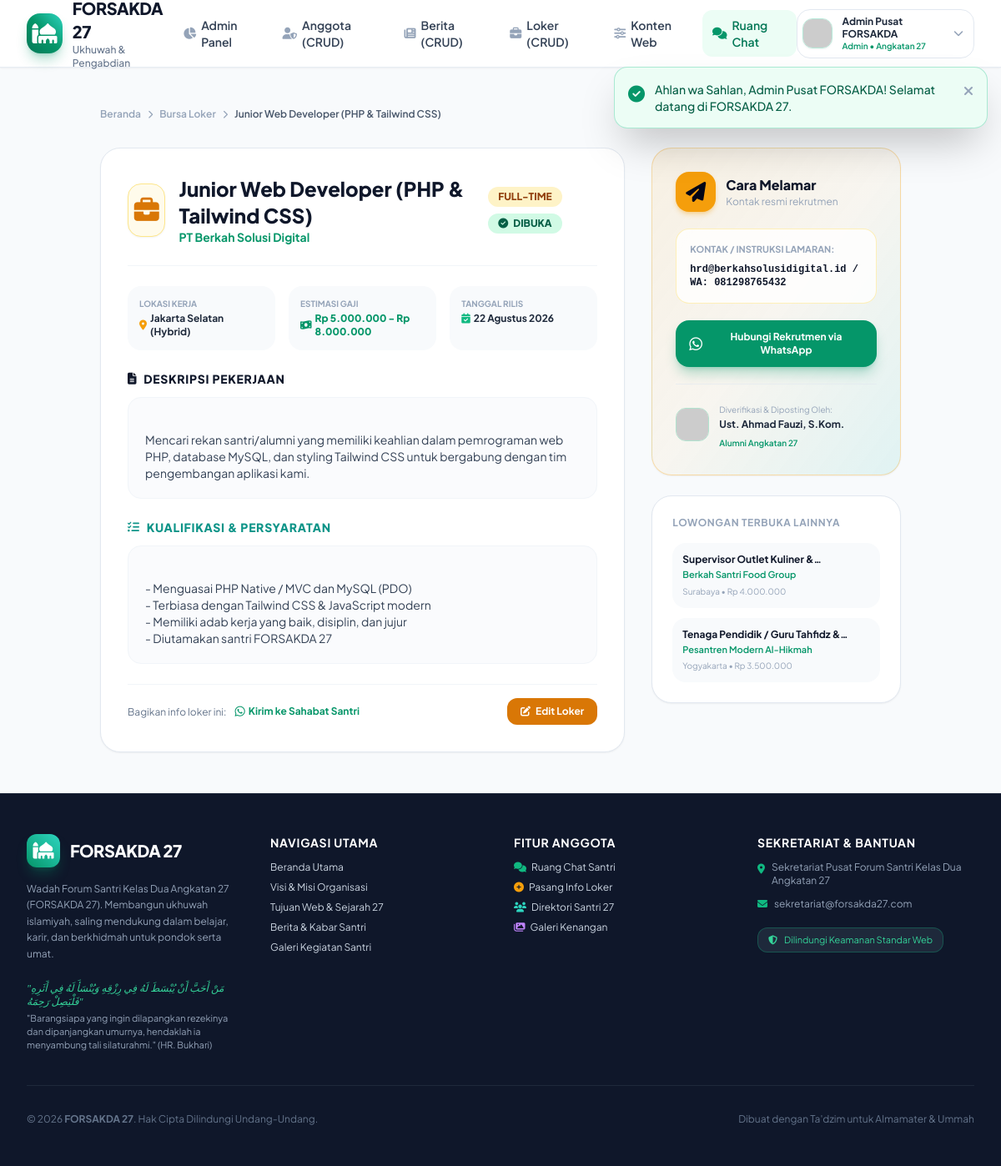
The page /views/public/loker-detail.php?id=1 (signed in) on the database its author committed.
### tables this page shows
CREATE TABLE IF NOT EXISTS `job_vacancies` (
  `id` INT AUTO_INCREMENT PRIMARY KEY,
  `user_id` INT NOT NULL,
  `posisi` VARCHAR(150) NOT NULL,
  `perusahaan` VARCHAR(150) NOT NULL,
  `lokasi` VARCHAR(100) NOT NULL,
  `tipe_pekerjaan` ENUM('Full-time', 'Part-time', 'Freelance', 'Internship/Magang', 'Remote') DEFAULT 'Full-time',
  `gaji_min` BIGINT NULL DEFAULT 0,
  `gaji_max` BIGINT NULL DEFAULT 0,
  `deskripsi` LONGTEXT NOT NULL,
  `kualifikasi` LONGTEXT NULL,
  `kontak_lamaran` VARCHAR(255) NOT NULL,
  `logo_perusahaan` VARCHAR(255) NULL,
  `status` ENUM('open', 'closed', 'pending') DEFAULT 'open',
  `created_at` DATETIME DEFAULT CURRENT_TIMESTAMP,
  `updated_at` DATETIME DEFAULT CURRENT_TIMESTAMP ON UPDATE CURRENT_TIMESTAMP,
  INDEX (`user_id`),
  INDEX (`status`),
  INDEX (`tipe_pekerjaan`)
);

CREATE TABLE IF NOT EXISTS `users` (
  `id` INT AUTO_INCREMENT PRIMARY KEY,
  `nama` VARCHAR(100) NOT NULL,
  `email` VARCHAR(100) NULL DEFAULT NULL,
  `password` VARCHAR(255) NOT NULL,
  `role` ENUM('admin', 'anggota', 'publik') DEFAULT 'anggota',
  `status` ENUM('active', 'pending', 'suspended') DEFAULT 'active',
  `angkatan` VARCHAR(20) DEFAULT '27',
  `no_hp` VARCHAR(30) NULL,
  `domisili` VARCHAR(100) NULL,
  `profesi` VARCHAR(100) NULL,
  `bio` TEXT NULL,
  `foto` VARCHAR(255) NULL,
  `created_at` DATETIME DEFAULT CURRENT_TIMESTAMP,
  `updated_at` DATETIME DEFAULT CURRENT_TIMESTAMP ON UPDATE CURRENT_TIMESTAMP,
  UNIQUE KEY `email_unique` (`email`),
  INDEX (`nama`),
  INDEX (`role`),
  INDEX (`status`)
);

### config/auth.php (called while the page is built, shortened)
<?php
require_once __DIR__ . '/security.php';
function is_logged_in(): bool {
    return !empty($_SESSION['user_id']) && !empty($_SESSION['user_role']);
}
function has_role($roles): bool {
    if (is_string($roles)) {
        $roles = [$roles];
    }
    $userRole = $_SESSION['user_role'] ?? '';
    return in_array($userRole, $roles, true);
}

### config/security.php (called while the page is built, shortened)
<?php
function e(?string $data): string {
    return htmlspecialchars($data, ENT_QUOTES | ENT_SUBSTITUTE, 'UTF-8');
}
function format_date_id(string $datetime, bool $withTime = true): string {
    $timestamp = strtotime($datetime);
    $bulan = [
        1 => 'Januari', 'Februari', 'Maret', 'April', 'Mei', 'Juni',
        'Juli', 'Agustus', 'September', 'Oktober', 'November', 'Desember'
    ];
    $d = date('j', $timestamp);
    $m = $bulan[(int)date('n', $timestamp)];
    $y = date('Y', $timestamp);
    return "$d $m $y";
}
function format_rupiah($number): string {
    return 'Rp ' . number_format($number, 0, ',', '.');
}

### views/public/loker-detail.php (the view, shortened to what this page needs)
<?php
require_once __DIR__ . '/../../config/security.php';
require_once __DIR__ . '/../../config/auth.php';
$pdo = Database::getConnection();
$id = (int)($_GET['id'] ?? 0);
$stmt = $pdo->prepare("
    SELECT j.*, u.nama as pemosting_nama, u.foto as pemosting_foto, u.email as pemosting_email, u.angkatan as pemosting_angkatan
    FROM job_vacancies j
    JOIN users u ON j.user_id = u.id
    WHERE j.id = :id
    LIMIT 1
");
$stmt->execute([':id' => $id]);
$job = $stmt->fetch();
require_once __DIR__ . '/../../includes/header.php';
$otherJobsStmt = $pdo->prepare("SELECT * FROM job_vacancies WHERE id != :id AND status = 'open' ORDER BY created_at DESC LIMIT 3");
$otherJobsStmt->execute([':id' => $id]);
$otherJobs = $otherJobsStmt->fetchAll();
$rawContact = $job['kontak_lamaran'];
$waLink = '';
if (preg_match('/(08\d{8,12}|628\d{8,12})/', $rawContact, $matches)) {
    $waNum = $matches[0];
    if (strpos($waNum, '08') === 0) {
        $waNum = '62' . substr($waNum, 1);
    }
    $waMsg = urlencode("Assalamu’alaikum, saya tertarik melamar posisi " . $job['posisi'] . " di " . $job['perusahaan'] . " yang diinfokan melalui website FORSAKDA 27.");
    $waLink = "https://api.whatsapp.com/send?phone=" . $waNum . "&text=" . $waMsg;
}
?>
<main class="py-12 bg-slate-50 dark:bg-slate-950 flex-1">
    <div class="max-w-5xl mx-auto px-4 sm:px-6 lg:px-8 space-y-8">
        <div class="flex items-center gap-2 text-xs font-semibold text-slate-400">
            <a href="<?php echo BASE_URL; ?>/index.php" class="hover:text-amber-600">Beranda</a>
            <i class="fa-solid fa-chevron-right text-[10px]"></i>
            <a href="<?php echo is_logged_in() ? BASE_URL . '/views/member/loker.php' : BASE_URL . '/views/public/loker.php'; ?>" class="hover:text-amber-600">Bursa Loker</a>
            <i class="fa-solid fa-chevron-right text-[10px]"></i>
            <span class="text-slate-600 dark:text-slate-300 truncate max-w-xs"><?php echo e($job['posisi']); ?></span>
        </div>
        <div class="grid grid-cols-1 lg:grid-cols-12 gap-8 items-start">
            <div class="lg:col-span-8 space-y-6">
                <div class="bg-white dark:bg-slate-900 rounded-3xl p-6 sm:p-8 border border-slate-200 dark:border-slate-800 shadow-sm space-y-6">
                    <div class="flex flex-col sm:flex-row items-start sm:items-center justify-between gap-4 border-b border-slate-100 dark:border-slate-800 pb-6">
                        <div class="flex items-center gap-4">
                            <?php if (!empty($job['logo_perusahaan'])): ?>
                                <img src="<?php echo BASE_URL . '/' . e($job['logo_perusahaan']); ?>" class="w-16 h-16 rounded-2xl object-cover border border-slate-200 shadow-sm">
                            <?php else: ?>
                                <div class="w-16 h-16 rounded-2xl bg-amber-50 dark:bg-amber-950/80 text-amber-600 flex items-center justify-center text-3xl border border-amber-200 dark:border-amber-900/50 shadow-sm">
                                    <i class="fa-solid fa-briefcase"></i>
                                </div>
                            <?php endif; ?>
                            <div>
                                <h1 class="text-xl sm:text-2xl font-black text-slate-900 dark:text-white"><?php echo e($job['posisi']); ?></h1>
                                <p class="text-sm font-bold text-brand-600"><?php echo e($job['perusahaan']); ?></p>
                            </div>
                        </div>
                        <div class="flex flex-wrap items-center gap-2">
                            <span class="px-3 py-1 rounded-full text-xs font-extrabold uppercase bg-amber-100 text-amber-800 dark:bg-amber-950 dark:text-amber-300">
                                <?php echo e($job['tipe_pekerjaan']); ?>
                            </span>
                            <?php if ($job['status'] === 'open'): ?>
                                <span class="px-3 py-1 rounded-full text-xs font-extrabold uppercase bg-emerald-100 text-emerald-800 dark:bg-emerald-950 dark:text-emerald-300">
                                    <i class="fa-solid fa-circle-check mr-1"></i> Dibuka
                                </span>
                            <?php else: ?>
                                <span class="px-3 py-1 rounded-full text-xs font-extrabold uppercase bg-rose-100 text-rose-800 dark:bg-rose-950 dark:text-rose-300">
                                    <i class="fa-solid fa-circle-xmark mr-1"></i> Ditutup
                                </span>
                            <?php endif; ?>
                        </div>
                    </div>
                    <div class="grid grid-cols-2 sm:grid-cols-3 gap-4">
                        <div class="p-3.5 bg-slate-50 dark:bg-slate-800/60 rounded-2xl">
                            <span class="text-[10px] text-slate-400 font-bold uppercase block">Lokasi Kerja</span>
                            <span class="text-xs font-bold text-slate-800 dark:text-slate-200 flex items-center gap-1 mt-0.5">
                                <i class="fa-solid fa-location-dot text-amber-500"></i> <?php echo e($job['lokasi']); ?>
                            </span>
                        </div>
                        <div class="p-3.5 bg-slate-50 dark:bg-slate-800/60 rounded-2xl">
                            <span class="text-[10px] text-slate-400 font-bold uppercase block">Estimasi Gaji</span>
                            <span class="text-xs font-black text-emerald-600 flex items-center gap-1 mt-0.5">
                                <i class="fa-solid fa-money-bill-wave"></i> <?php echo format_rupiah($job['gaji_min']); ?>
                                <?php if ($job['gaji_max'] > $job['gaji_min']): ?>
                                    - <?php echo format_rupiah($job['gaji_max']); ?>
                                <?php endif; ?>
                            </span>
                        </div>
                        <div class="p-3.5 bg-slate-50 dark:bg-slate-800/60 rounded-2xl col-span-2 sm:col-span-1">
                            <span class="text-[10px] text-slate-400 font-bold uppercase block">Tanggal Rilis</span>
                            <span class="text-xs font-bold text-slate-800 dark:text-slate-200 flex items-center gap-1 mt-0.5">
                                <i class="fa-solid fa-calendar-check text-brand-500"></i> <?php echo format_date_id($job['created_at'], false); ?>
                            </span>
                        </div>
                    </div>
                    <div class="space-y-3">
                        <h3 class="text-sm font-extrabold text-slate-900 dark:text-white uppercase tracking-wider text-amber-600 flex items-center gap-2">
                            <i class="fa-solid fa-file-lines"></i> Deskripsi Pekerjaan
                        </h3>
                        <div class="text-xs sm:text-sm text-slate-700 dark:text-slate-300 leading-relaxed whitespace-pre-line bg-slate-50/70 dark:bg-slate-800/40 p-5 rounded-2xl border border-slate-100 dark:border-slate-800">
                            <?php echo e($job['deskripsi']); ?>
                        </div>
                    </div>
                    <?php if (!empty($job['kualifikasi'])): ?>
                        <div class="space-y-3">
                            <h3 class="text-sm font-extrabold text-slate-900 dark:text-white uppercase tracking-wider text-teal-600 flex items-center gap-2">
                                <i class="fa-solid fa-list-check"></i> Kualifikasi & Persyaratan
                            </h3>
                            <div class="text-xs sm:text-sm text-slate-700 dark:text-slate-300 leading-relaxed whitespace-pre-line bg-slate-50/70 dark:bg-slate-800/40 p-5 rounded-2xl border border-slate-100 dark:border-slate-800">
                                <?php echo e($job['kualifikasi']); ?>
                            </div>
                        </div>
                    <?php endif; ?>
                    <div class="pt-4 border-t border-slate-100 dark:border-slate-800 flex flex-col sm:flex-row items-center justify-between gap-4">
                        <div class="text-xs text-slate-500">
                            Bagikan info loker ini:
                            <a href="https://api.whatsapp.com/send?text=<?php echo urlencode($job['posisi'] . ' di ' . $job['perusahaan'] . ' - ' . BASE_URL . '/views/public/loker-detail.php?id=' . $job['id']); ?>" target="_blank" class="inline-flex items-center gap-1 font-bold text-emerald-600 hover:underline ml-2">
                                <i class="fa-brands fa-whatsapp text-sm"></i> Kirim ke Sahabat Santri
                            </a>
                        </div>
                        <?php if (has_role('admin') || (is_logged_in() && (int)$user['id'] === (int)$job['user_id'])): ?>
                            <div class="flex items-center gap-2">
                                <a href="<?php echo BASE_URL; ?>/views/member/loker-edit.php?id=<?php echo $job['id']; ?>" class="px-4 py-2 bg-amber-600 hover:bg-amber-500 text-white font-bold rounded-xl text-xs transition flex items-center gap-1.5">
                                    <i class="fa-solid fa-pen-to-square"></i> Edit Loker
                                </a>
                            </div>
                        <?php endif; ?>
                    </div>
                </div>
            </div>
            <div class="lg:col-span-4 space-y-6">
                <div class="bg-gradient-to-br from-amber-500/10 via-amber-500/5 to-teal-500/10 border border-amber-500/30 rounded-3xl p-6 sm:p-7 shadow-sm space-y-5">
                    <div class="flex items-center gap-3">
                        <div class="w-12 h-12 rounded-2xl bg-amber-500 text-slate-950 flex items-center justify-center text-2xl font-bold shadow-md shadow-amber-500/30">
                            <i class="fa-solid fa-paper-plane"></i>
                        </div>
                        <div>
                            <h3 class="text-base font-black text-slate-900 dark:text-white">Cara Melamar</h3>
                            <p class="text-xs text-slate-400">Kontak resmi rekrutmen</p>
                        </div>
                    </div>
                    <div class="p-4 bg-white/80 dark:bg-slate-900/80 rounded-2xl border border-amber-200/60 dark:border-amber-900/40 text-xs text-slate-800 dark:text-slate-200 font-medium space-y-2">
                        <p class="text-[11px] text-slate-400 font-bold uppercase">Kontak / Instruksi Lamaran:</p>
                        <p class="font-mono text-xs select-all break-words font-semibold text-slate-900 dark:text-white"><?php echo e($job['kontak_lamaran']); ?></p>
                    </div>
                    <?php if (!empty($waLink)): ?>
                        <a href="<?php echo $waLink; ?>" target="_blank" class="w-full py-3 px-4 bg-emerald-600 hover:bg-emerald-500 text-white font-bold rounded-2xl text-xs text-center transition flex items-center justify-center gap-2 shadow-lg shadow-emerald-600/30">
                            <i class="fa-brands fa-whatsapp text-lg"></i>
                            <span>Hubungi Rekrutmen via WhatsApp</span>
                        </a>
                    <?php endif; ?>
                    <div class="pt-4 border-t border-slate-200/60 dark:border-slate-800 flex items-center gap-3">
                        <img src="<?php echo !empty($job['pemosting_foto']) ? BASE_URL . '/' . e($job['pemosting_foto']) : 'https://ui-avatars.com/api/?name=' . urlencode($job['pemosting_nama']) . '&background=059669&color=fff'; ?>"
                             class="w-10 h-10 rounded-xl object-cover border border-emerald-500/30">
                        <div>
                            <span class="text-[10px] text-slate-400">Diverifikasi & Diposting Oleh:</span>
                            <p class="text-xs font-bold text-slate-800 dark:text-slate-200"><?php echo e($job['pemosting_nama']); ?></p>
                            <span class="text-[10px] text-brand-600 font-semibold">Alumni Angkatan <?php echo e($job['pemosting_angkatan']); ?></span>
                        </div>
                    </div>
                </div>
                <?php if (!empty($otherJobs)): ?>
                    <div class="bg-white dark:bg-slate-900 rounded-3xl p-6 border border-slate-200 dark:border-slate-800 shadow-sm space-y-4">
                        <h4 class="text-xs font-bold uppercase tracking-wider text-slate-400">Lowongan Terbuka Lainnya</h4>
                        <div class="space-y-3">
                            <?php foreach ($otherJobs as $oj): ?>
                                <a href="<?php echo BASE_URL; ?>/views/public/loker-detail.php?id=<?php echo $oj['id']; ?>" class="p-3 bg-slate-50 dark:bg-slate-800/60 rounded-2xl hover:bg-amber-50 transition block">
                                    <h5 class="text-xs font-bold text-slate-900 dark:text-white line-clamp-1"><?php echo e($oj['posisi']); ?></h5>
                                    <p class="text-[11px] text-brand-600 font-semibold mt-0.5"><?php echo e($oj['perusahaan']); ?></p>
                                    <span class="text-[10px] text-slate-400 mt-1 block"><?php echo e($oj['lokasi']); ?> &bull; <?php echo format_rupiah($oj['gaji_min']); ?></span>
                                </a>
                            <?php endforeach; ?>
                        </div>
                    </div>
                <?php endif; ?>
            </div>
        </div>
    </div>
</main>
<?php require_once __DIR__ . '/../../includes/footer.php'; ?>

### assets/css/custom.css (style rules this page uses)
:root { --primary: #059669; --primary-dark: #064e3b; --accent: #d97706; }
body { font-family: 'Plus Jakarta Sans', -apple-system, BlinkMacSystemFont, 'Segoe UI', Roboto, sans-serif; }

### rows shown on the page
job_vacancies: posisi "Junior Web Developer (PHP & Tailwind CSS)", perusahaan "PT Berkah Solusi Digital", tipe_pekerjaan "FULL-TIME", lokasi "Jakarta Selatan (Hybrid)", gaji_min "Rp 5.000.000", gaji_max "Rp 8.000.000", created_at "22 Agustus 2026", deskripsi "Mencari rekan santri/alumni yang memiliki keahlian dalam pemrograman web PHP, database MySQL, dan styling Tailwind CSS untuk bergabung dengan tim pengembangan aplikasi kami.", kualifikasi "- Menguasai PHP Native / MVC dan MySQL (PDO) - Terbiasa dengan Tailwind CSS & JavaScript modern - Memiliki adab kerja yang baik, disiplin, dan jujur - Diutamakan santri FORSAKDA 27", kontak_lamaran "hrd@berkahsolusidigital.id / WA: 081298765432", user.nama "Ust. Ahmad Fauzi, S.Kom.", user.angkatan "27"
job_vacancies: posisi "Supervisor Outlet Kuliner…", perusahaan "Berkah Santri Food Group", lokasi "Surabaya", gaji_min "Rp 4.000.000"
job_vacancies: posisi "Tenaga Pendidik / Guru Tahfidz…", perusahaan "Pesantren Modern Al-Hikmah", lokasi "Yogyakarta", gaji_min "Rp 3.500.000"

### other values the page prints
$message "Ahlan wa Sahlan, Admin Pusat FORSAKDA! Selamat datang di FORSAKDA 27."
$currentUser['nama'] "Admin Pusat FORSAKDA"
$currentUser['role'] "Admin"
APP_NAME "FORSAKDA 27"
